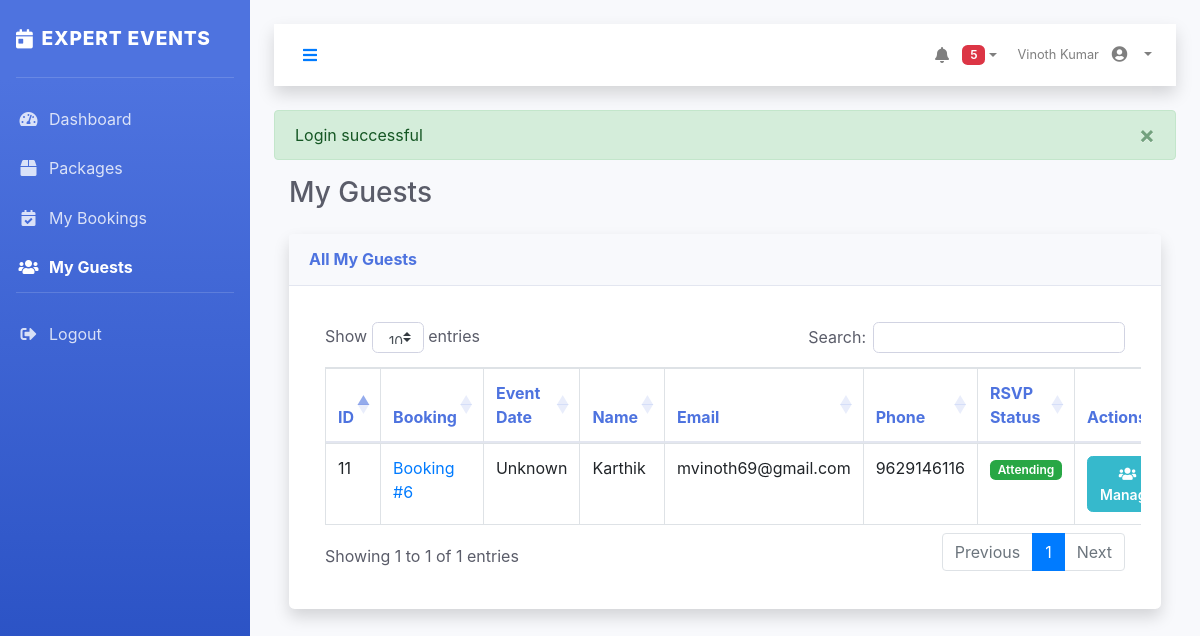
The app's page /pages/my-guests.php (signed in) with its own data.
### tables this page shows
CREATE TABLE `guests` (
  `id` bigint(20) UNSIGNED NOT NULL,
  `booking_id` int(11) DEFAULT NULL,
  `name` varchar(100) NOT NULL,
  `email` varchar(100) DEFAULT NULL,
  `phone` varchar(20) DEFAULT NULL,
  `rsvp_status` varchar(20) DEFAULT 'pending',
  `last_invited_at` timestamp NOT NULL DEFAULT current_timestamp() ON UPDATE current_timestamp()
);

### config/database.php (called while the page is built, shortened)
<?php
class Database {
    private static $instance = null;
    private $connection;
    private function __construct() {
        $host = "localhost";
        $port = "3306";
        $dbname = "event_v2";
        $user = "root";
        $password = "";
        $dsn = "mysql:host=$host;port=$port;dbname=$dbname;charset=utf8mb4";
        try {
            $this->connection = new PDO($dsn, $user, $password);
            $this->connection->setAttribute(PDO::ATTR_ERRMODE, PDO::ERRMODE_EXCEPTION);
        } catch (PDOException $e) {
            echo "Database Connection Error: " . $e->getMessage();
            exit;
        }
    }
    public static function getInstance() {
        if (self::$instance === null) {
            self::$instance = new self();
        }
        return self::$instance;
    }
    public function query($sql, $params = []) {
        try {
            $stmt = $this->connection->prepare($sql);
            $stmt->execute($params);
            return $stmt->fetchAll(PDO::FETCH_ASSOC);
        } catch (PDOException $e) {
            echo "Query Error: " . $e->getMessage();
            return false;
        }
    }
}
?>

### pages/my-guests.php (the view, shortened to what this page needs)
<?php
require_once '../includes/header.php';
$userId = $_SESSION['user_id'];
$db = Database::getInstance();
$bookings = $db->query(
    "SELECT * FROM bookings WHERE user_id = ? ORDER BY event_date DESC",
    [$userId]
);
$bookingIds = array_column($bookings, 'id');
if (!empty($bookingIds)) {
    $bookingIdsStr = implode(',', $bookingIds);
    $guests = $db->query(
        "SELECT * FROM guests WHERE booking_id IN ($bookingIdsStr) ORDER BY name"
    );
} else {
    $guests = [];
}
$filteredGuests = $guests;
?>
<div class="d-sm-flex align-items-center justify-content-between mb-4">
    <h1 class="h3 mb-0 text-gray-800">
        My Guests
    </h1>
</div>
<div class="card shadow mb-4">
    <div class="card-header py-3">
        <h6 class="m-0 font-weight-bold text-primary">
            All My Guests
        </h6>
    </div>
    <div class="card-body">
        <?php if (empty($filteredGuests)): ?>
            <div class="alert alert-info">
                <p>You haven't added any guests for this booking yet.</p>
                <button class="btn btn-primary" data-toggle="modal" data-target="#addGuestModal">
                    <i class="fas fa-plus"></i> Add First Guest
                </button>
            </div>
        <?php else: ?>
            <div class="table-responsive">
                <table class="table table-bordered dataTable" width="100%" cellspacing="0">
                    <thead>
                        <tr>
                            <th>ID</th>
                            <th>Booking</th>
                            <th>Event Date</th>
                            <th>Name</th>
                            <th>Email</th>
                            <th>Phone</th>
                            <th>RSVP Status</th>
                            <th>Actions</th>
                        </tr>
                    </thead>
                    <tbody>
                        <?php foreach ($filteredGuests as $guest):
                        ?>
                            <tr>
                                <td><?php echo $guest['id']; ?></td>
                                <td>
                                    <a href="my-bookings.php?view=<?php echo $guest['booking_id']; ?>">
                                        Booking #<?php echo $guest['booking_id']; ?>
                                    </a>
                                </td>
                                <td>
                                    <?php
                                    if (isset($guestBooking)) {
                                        echo date('M d, Y', strtotime($guestBooking['event_date']));
                                    } else {
                                        echo 'Unknown';
                                    }
                                    ?>
                                </td>
                                <td><?php echo $guest['name']; ?></td>
                                <td><?php echo $guest['email']; ?></td>
                                <td><?php echo $guest['phone']; ?></td>
                                <td>
                                    <?php if ($guest['rsvp_status'] === 'yes'): ?>
                                        <span class="badge badge-success">Attending</span>
                                    <?php elseif ($guest['rsvp_status'] === 'no'): ?>
                                        <span class="badge badge-danger">Not Attending</span>
                                    <?php else: ?>
                                        <span class="badge badge-warning">Pending</span>
                                    <?php endif; ?>
                                </td>
                                <td>
                                    <a href="my-bookings.php?view=<?php echo $guest['booking_id']; ?>" class="btn btn-info btn-sm">
                                        <i class="fas fa-users"></i> Manage
                                    </a>
                                </td>
                            </tr>
                        <?php endforeach; ?>
                    </tbody>
                </table>
            </div>
        <?php endif; ?>
    </div>
</div>
<?php require_once '../includes/footer.php'; ?>

### assets/css/style.css (style rules this page uses)
:root { --primary-color: #4e73df; --secondary-color: #1cc88a; --dark-color: #5a5c69; --light-color: #f8f9fc; --danger-color: #e74a3b; --warning-color: #f6c23e; --info-color: #36b9cc; }
body { font-family: 'Nunito', -apple-system, BlinkMacSystemFont, 'Segoe UI', Roboto, 'Helvetica Neue', Arial, sans-serif; background-color: #f8f9fc; color: #5a5c69; }
.card { background-color: white; border: 0; border-radius: 0.35rem; box-shadow: 0 0.15rem 1.75rem 0 rgba(58, 59, 69, 0.1); margin-bottom: 1.5rem; }
.card-header { padding: 0.75rem 1.25rem; background-color: #f8f9fc; border-bottom: 1px solid #e3e6f0; }
.card-body { padding: 1.25rem; }
.table thead th { vertical-align: bottom; border-bottom: 2px solid #e3e6f0; font-weight: 700; color: #4e73df; }
.btn { border-radius: 0.35rem; padding: 0.375rem 0.75rem; font-weight: 600; transition: all 0.2s; }
.btn-info { background-color: #36b9cc; border-color: #36b9cc; }
.text-primary { color: #4e73df !important; }
.badge { font-weight: 600; padding: 0.35em 0.65em; border-radius: 0.35rem; }

### records on screen
guests: id "11", booking "6", name "Karthik", email "mvinoth69@gmail.com", phone "9629146116", rsvp_status "Attending"

### other values on screen
$item['title'] "Dashboard"
$item['title'] "Packages"
$item['title'] "My Bookings"
$item['title'] "My Guests"
$unreadCount "5"
$_SESSION['user_name'] "Vinoth Kumar"
$_SESSION['flash_message'] "Login successful"
